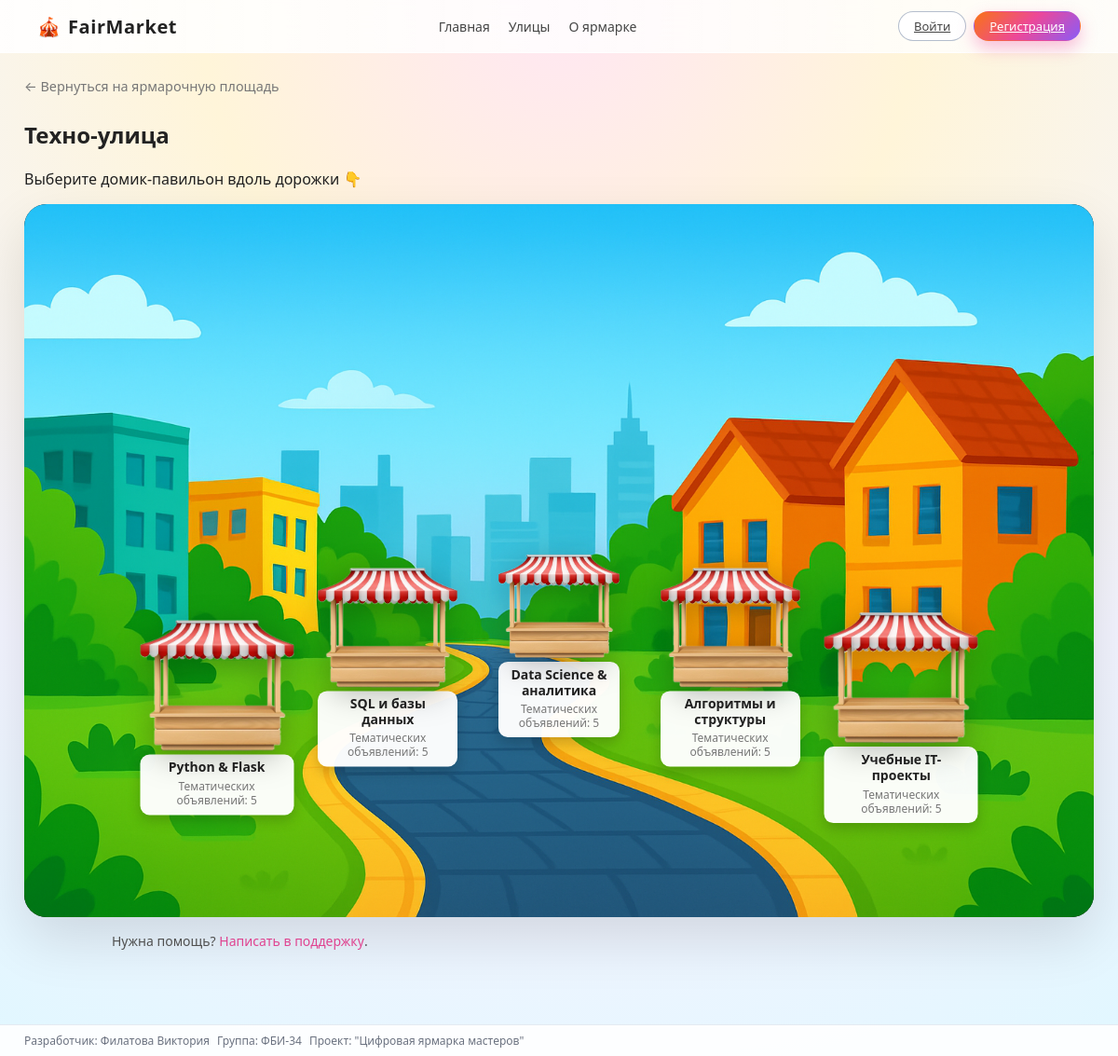
/street/it, run on the app's committed database.
### app.py (models this page shows)
class Street(db.Model):
    __tablename__ = "streets"
    id = db.Column(db.Integer, primary_key=True)
    name = db.Column(db.String(120), nullable=False)
    code = db.Column(db.String(50), nullable=False, unique=True)
    pavilions = db.relationship("Pavilion", backref="street", lazy="select")

class Pavilion(db.Model):
    __tablename__ = "pavilions"
    id = db.Column(db.Integer, primary_key=True)
    title = db.Column(db.String(200), nullable=False)
    street_id = db.Column(db.Integer, db.ForeignKey("streets.id"), nullable=False)
    description = db.Column(db.Text, nullable=True)
    ads = db.relationship("Ad", backref="pavilion", lazy="select")

### app.py (the view)
@app.route("/street/<code>")
def street_page(code):
    street = Street.query.filter_by(code=code).first_or_404()
    pavilions = Pavilion.query.filter_by(street_id=street.id).order_by(
        Pavilion.id
    ).all()
    fio, group = get_student_info()
    return render_template(
        "street.html",
        street=street,
        pavilions=pavilions,
        fio=fio,
        group=group,
    )

### app.py (called while the page is built)
def get_student_info():
    return "Филатова Виктория", "ФБИ-34"

@app.before_request
def auto_update_unread():
    if "user_id" in session:
        recalc_unread_total()
        recalc_support_badge()
        recalc_admin_counters()
    else:
        session["unread_total"] = 0
        session["support_unread"] = 0
        session["admin_support_new"] = 0
        session["admin_requests"] = 0

### templates/street.html (shortened to what this page needs)
{% extends "base.html" %}
{% block content %}
<section class="street-hero">
    <a href="{{ url_for('index') }}" class="back-link">← Вернуться на ярмарочную площадь</a>
    <h1>{{ street.name }}</h1>
    <p>Выберите домик-павильон вдоль дорожки 👇</p>
</section>
<section class="street-map-section">
    <div class="street-map">
        <div class="pavilions-layer">
            {% set max_slots = 5 %}
            {% set pav_list = pavilions[:max_slots] %}
            {% for slot in range(1, max_slots + 1) %}
                {% set pav = pav_list[loop.index0] if loop.index0 < pav_list|length else None %}
                {% if pav %}
                    <a href="{{ url_for('pavilion_page', pavilion_id=pav.id) }}"
                       class="pavilion slot-{{ slot }} has-ad">
                        <div class="pavilion-inner">
                            <img src="{{ url_for('static', filename='icons/house.PNG') }}"
                                 alt="Павильон"
                                 class="pavilion-img">
                            <div class="pavilion-badge">
                                <div class="pavilion-title">{{ pav.title }}</div>
                                <div class="pavilion-master">
                                    Тематических объявлений: {{ pav.ads|length }}
                                </div>
                            </div>
                        </div>
                    </a>
                {% endif %}
            {% endfor %}
        </div>
    </div>
</section>
<div class="street-support-hint">
    Нужна помощь? <a href="{{ url_for('support') }}">Написать в поддержку</a>.
</div>
{% endblock %}

### static/style.css (style rules this page uses)
*, *::before, *::after { box-sizing: border-box; }
body { margin: 0; font-family: system-ui, -apple-system, BlinkMacSystemFont, "Segoe UI", sans-serif; background: radial-gradient(circle at top, #ffe6f3 0, #fff5d9 30%, #f3f4ff 70%, #e0f7ff 100%); color: #222; }
.street-map .pavilions-layer .pavilion-badge { padding: 6px 10px 8px; }
.street-map .pavilions-layer .pavilion-title { font-size: 14px; font-weight: 700; line-height: 1.2; margin: 0 0 4px; white-space: normal; word-break: break-word; }
.street-map .pavilions-layer .pavilion-master { font-size: 12px; line-height: 1.25; }
.street-hero { margin-bottom: 16px; }
.back-link { display: inline-flex; align-items: center; gap: 4px; font-size: 0.9rem; color: #777; text-decoration: none; margin-bottom: 6px; }
.street-map-section { margin-top: 10px; }
.street-map { position: relative; width: 100%; border-radius: 24px; overflow: hidden; box-shadow: 0 24px 60px rgba(0, 0, 0, 0.12); background: #000; }
.pavilions-layer { position: absolute; inset: 0; pointer-events: none; }
.pavilion { position: absolute; transform: translate(-50%, -50%); text-align: center; pointer-events: auto; text-decoration: none; color: inherit; }
.pavilion-inner { position: relative; width: 140px; max-width: 20vw; margin: 0 auto; animation: pavilion-float 4s ease-in-out infinite; }
.pavilion-img { width: 100%; height: auto; display: block; object-fit: contain; filter: drop-shadow(0 8px 16px rgba(0, 0, 0, 0.25)); transition: transform 0.2s ease, filter 0.2s ease; }
.pavilion-badge { margin-top: 4px; padding: 4px 6px; border-radius: 10px; background: rgba(255, 255, 255, 0.97); box-shadow: 0 6px 14px rgba(0, 0, 0, 0.18); min-width: 120px; }
.pavilion-title { font-size: 0.75rem; font-weight: 600; max-height: 2.4em; overflow: hidden; }
.pavilion-master { margin-top: 2px; font-size: 0.7rem; color: #777; }
.pavilion.has-ad .pavilion-inner { cursor: pointer; }
.pavilion.slot-1 { top: 72%; left: 18%; }
.pavilion.slot-2 { top: 65%; left: 34%; }
.pavilion.slot-3 { top: 62%; left: 50%; }
.pavilion.slot-4 { top: 65%; left: 66%; }
.pavilion.slot-5 { top: 72%; left: 82%; }
.pavilions-layer .slot-3 .pavilion-inner { width: 130px; }
.pavilions-layer .slot-2 .pavilion-inner, .pavilions-layer .slot-4 .pavilion-inner { width: 150px; }
.pavilions-layer .slot-1 .pavilion-inner, .pavilions-layer .slot-5 .pavilion-inner { width: 165px; }

### templates/street.html (style rules this page uses)
.street-support-hint { max-width: 960px; margin: 16px auto 0; font-size: 14px; color: #555; }
.street-support-hint a { color: #ec4899; text-decoration: none; font-weight: 500; }

### data on the page
Street: name "Техно-улица"
Pavilion: title "Python & Flask"
Pavilion: title "SQL и базы данных"
Pavilion: title "Data Science & аналитика"
Pavilion: title "Алгоритмы и структуры…"
Pavilion: title "Учебные IT-проекты"

### other printed values
{{ pav.ads|length }} "5" "5" "5" "5" "5"
{{ fio|default('Филатова Виктория') }} "Филатова Виктория"
{{ group|default('ФБИ-34') }} "ФБИ-34"
